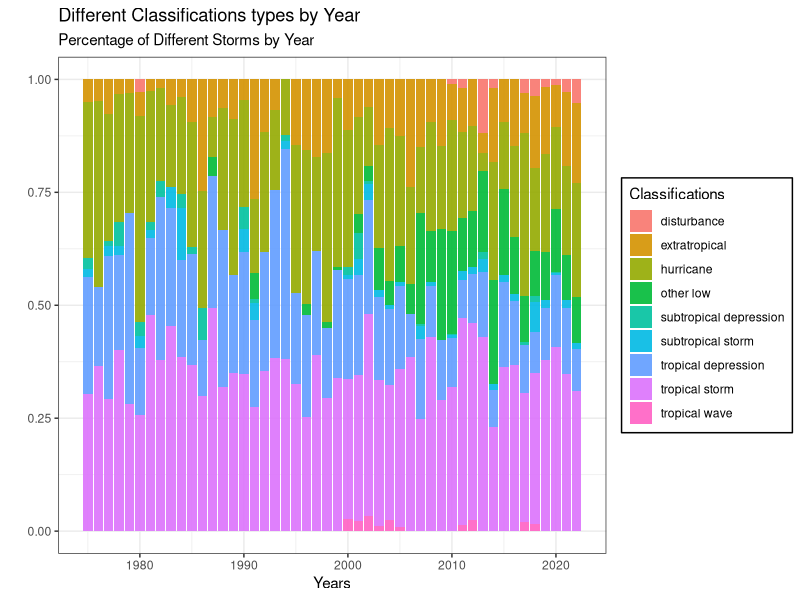
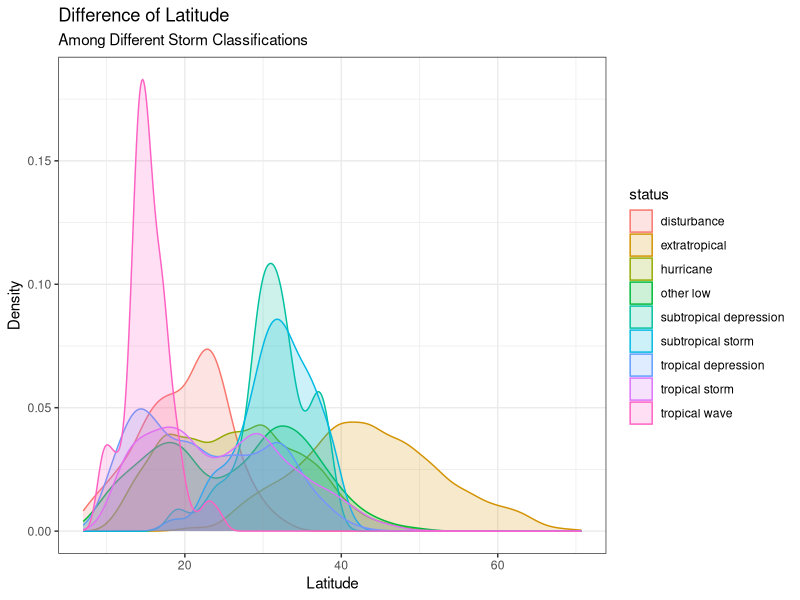
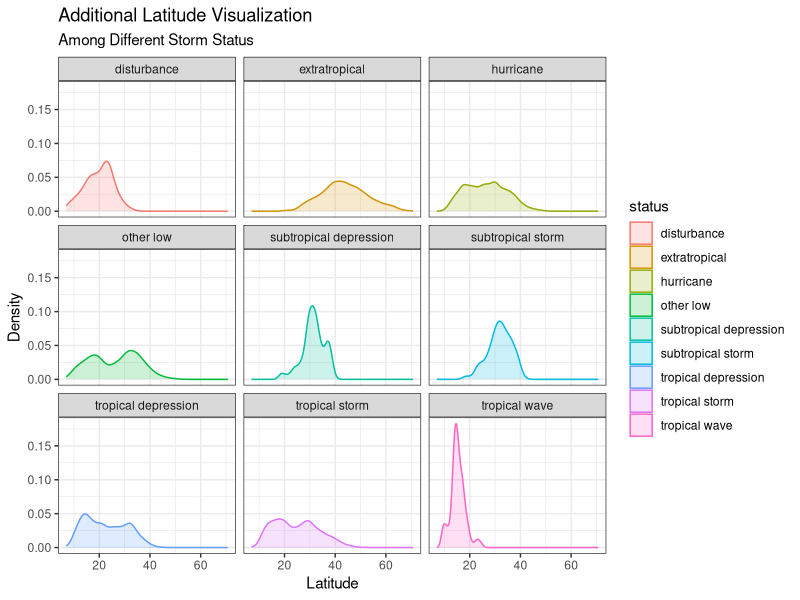
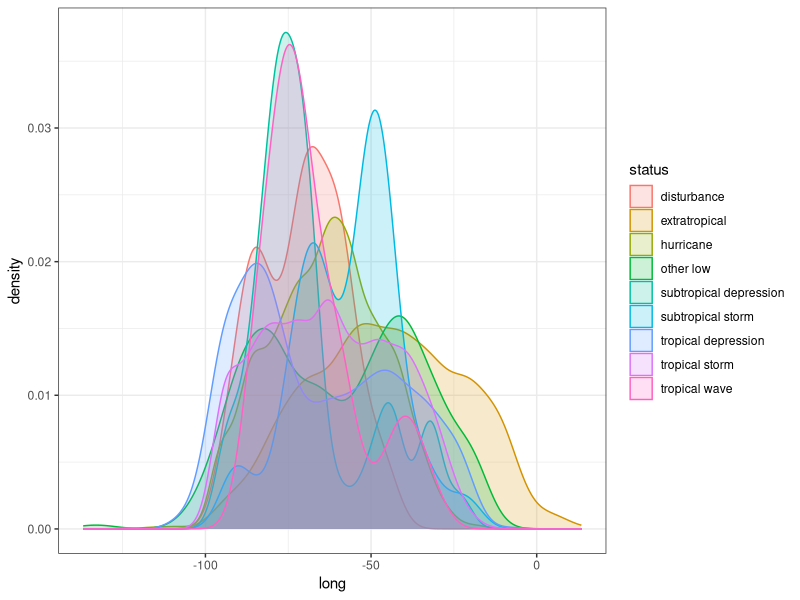
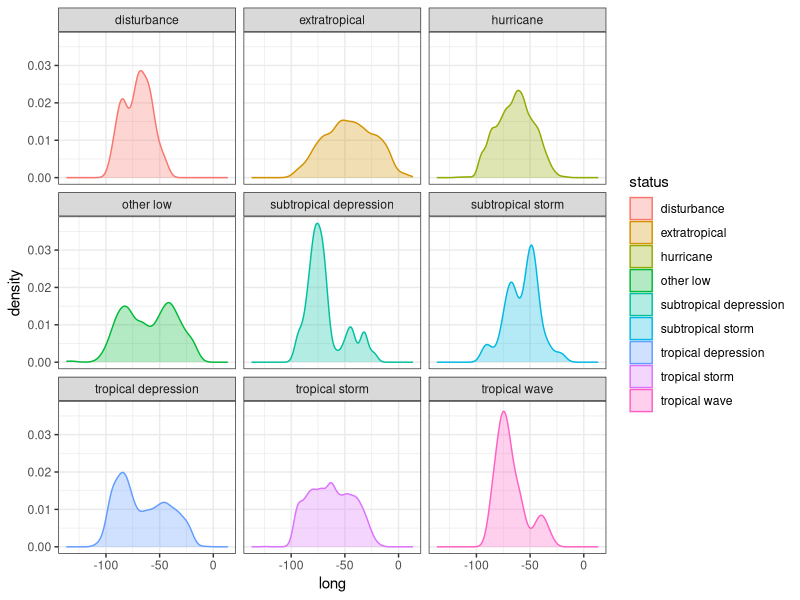
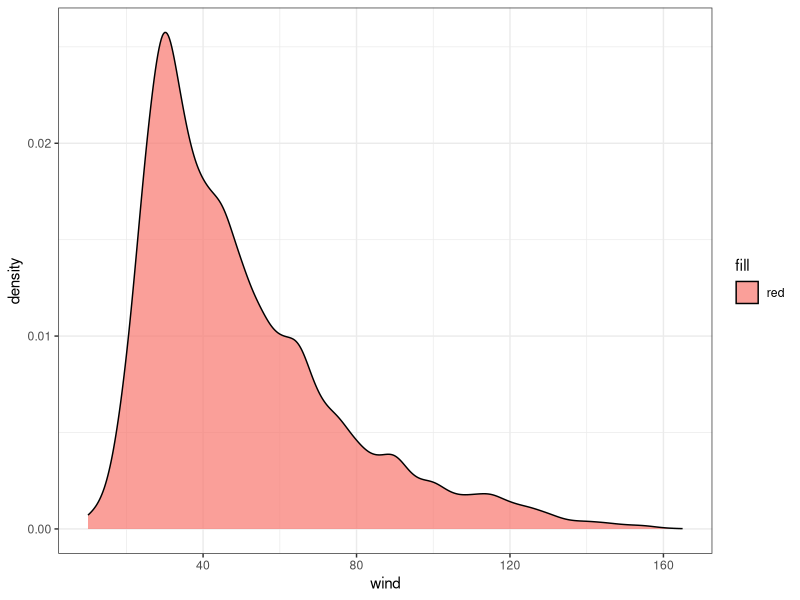
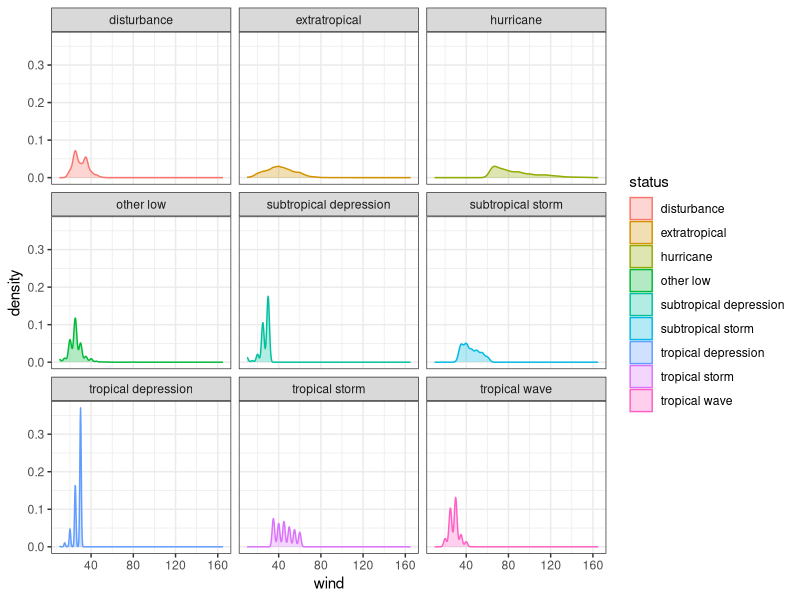
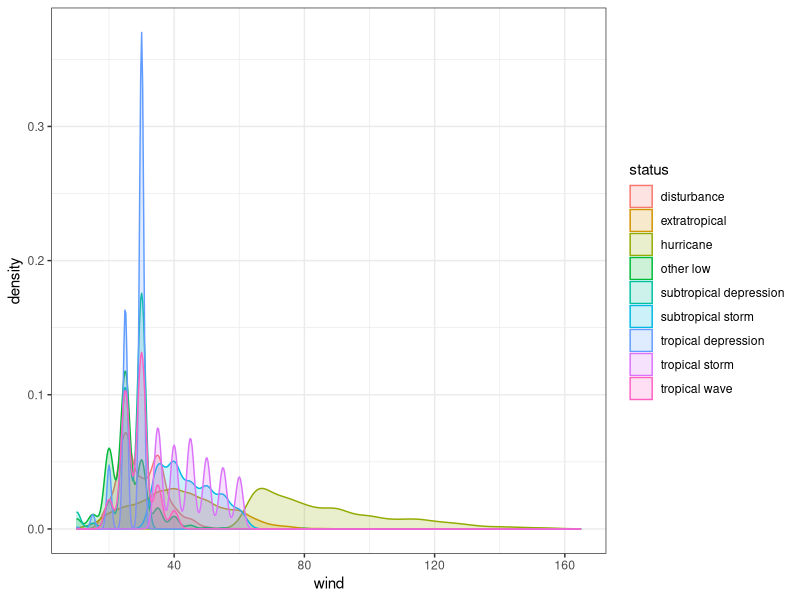

Source code (R) for these figures, in order:
## ---- chunk 1
# libraries installed
library(tidyverse)

theme_set(theme_bw()) # optional

# dataset storms
storms
## ---- chunk 2

storms %>% 
  rename(Classifications = status)  %>% 
  ggplot(aes(year)) + geom_bar(aes(fill = Classifications), position = "fill", alpha = 0.9) + theme_bw() +
  theme(legend.background = element_rect(fill = "white", linetype = "solid", color = "black")) +
  labs(title = "Different Classifications types by Year",
       subtitle = "Percentage of Different Storms by Year",
       x = "Years",
       y = "")

# Total count of each status 

storms %>% 
  count(status, sort = TRUE)
  

## ---- chunk 3

# Graph
storms %>% 
ggplot(aes(x = lat)) + geom_density(aes(color = status, fill = status), alpha = 0.2) +
  labs(title = "Difference of Latitude",
       subtitle = "Among Different Storm Classifications",
       x = "Latitude",
       y = "Density")

# By status
storms %>% 
  ggplot(aes(x = lat, color = status)) + geom_density(aes(fill = status), alpha = 0.2) + facet_wrap(~status, nrow = 3) +
  labs(title = "Additional Latitude Visualization",
       subtitle = "Among Different Storm Status",
       x = "Latitude",
       y = "Density") 

# Shows mean and variance on lat for each status
storms %>% 
  group_by(status) %>% 
  summarise(mean_lat = mean(lat),
            sd_lat = sd(lat),
            var_lat = var(lat))

## ---- chunk 4

# graph
ggplot(storms, aes(x = long, color = status)) + geom_density(aes(fill = status), alpha = 0.2) + theme_bw()

# By status
ggplot(storms, aes(x = long, color = status)) + geom_density(aes(fill = status), alpha = 0.3) + facet_wrap(~status, nrow = 3) 

# Table that shows mean and variance for long on each status
storms %>% 
  group_by(status) %>% 
  summarise(mean_long= mean(long),
            sd_long = sd(long),
            var_long = var(long))

## ---- chunk 5

# Wind across all years
storms %>% 
  ggplot(aes(wind)) + geom_density(aes(fill = "red"), alpha = 0.7) + theme_bw()

# Wind by status
storms %>% 
  ggplot(aes(wind)) + geom_density(aes(color = status, fill = status), alpha = 0.3) + facet_wrap(~status) 

# Wind by status in one graph
storms %>% 
  ggplot(aes(wind)) + geom_density(aes(color = status, fill = status), alpha = 0.2)

# Box plots for different status types
storms %>% 
  mutate(status = fct_reorder(status,wind)) %>% 
  ggplot(aes(wind, status)) + geom_boxplot(aes(fill = status), outlier.size = 0.5) + 
  theme_bw() +
  labs(
    title = "Box and Whisker Plots for Wind",
        subtitle = "Among Storm Classifications",
        x = "Wind",
        y = "Classifications"
  )

# Table that displays the mean and variance on wind for each status
storms %>% 
  group_by(status) %>% 
  summarise(mean_wind = mean(wind),
            sd_wind = sd(wind),
            var_wind = var(wind))





## ---- chunk 6

# Pressure across all years
storms %>% 
  ggplot() + geom_density(aes(pressure), fill = "blue", alpha = 0.5) + theme_bw()

# By status
storms %>% 
  ggplot() + geom_density(aes(pressure, color = status, fill = status), alpha = 0.5) + facet_wrap(~status)

# All in one graph
storms %>% 
  ggplot() + geom_density(aes(pressure, color = status, fill = status), alpha = 0.3)

# Box plots for different status types
storms %>% 
  rename(Classification = status) %>% 
  filter(pressure > 920) %>% 
ggplot(aes(pressure, Classification)) + geom_boxplot(aes(fill = Classification), outlier.size = -3) + labs(
        title = "Box and Whisker Plots for Pressure",
        subtitle = "Among Storm Classifications",
        x = "Pressure",
        y = "Classifications"
)


# Table that displays the mean and variance on pressure for each status
storms %>% 
  group_by(status) %>% 
  summarise(mean_pressure = mean(pressure),
            sd_pressure = sd(pressure),
            var_pressure = var(pressure))




## ---- chunk 7

# Visual
storms %>% 
  group_by(status) %>% 
  rename(Category = category) %>% 
  ggplot(aes(pressure,wind)) + 
  geom_point(aes(color = Category)) + 
  geom_jitter(aes(color = Category)) +
  theme(legend.background = element_rect(fill = "lightblue", linetype = "solid", color = "black")) + 
  theme(legend.position = "top") +
  geom_smooth(color = "red") +
  facet_wrap(~status, nrow = 3) +
  labs(title = "Pressure vs. Wind",
       subtitle = "Through 1975-2020",
       x = "Pressure in Millibars",
       y = "Wind in Knots")

  

